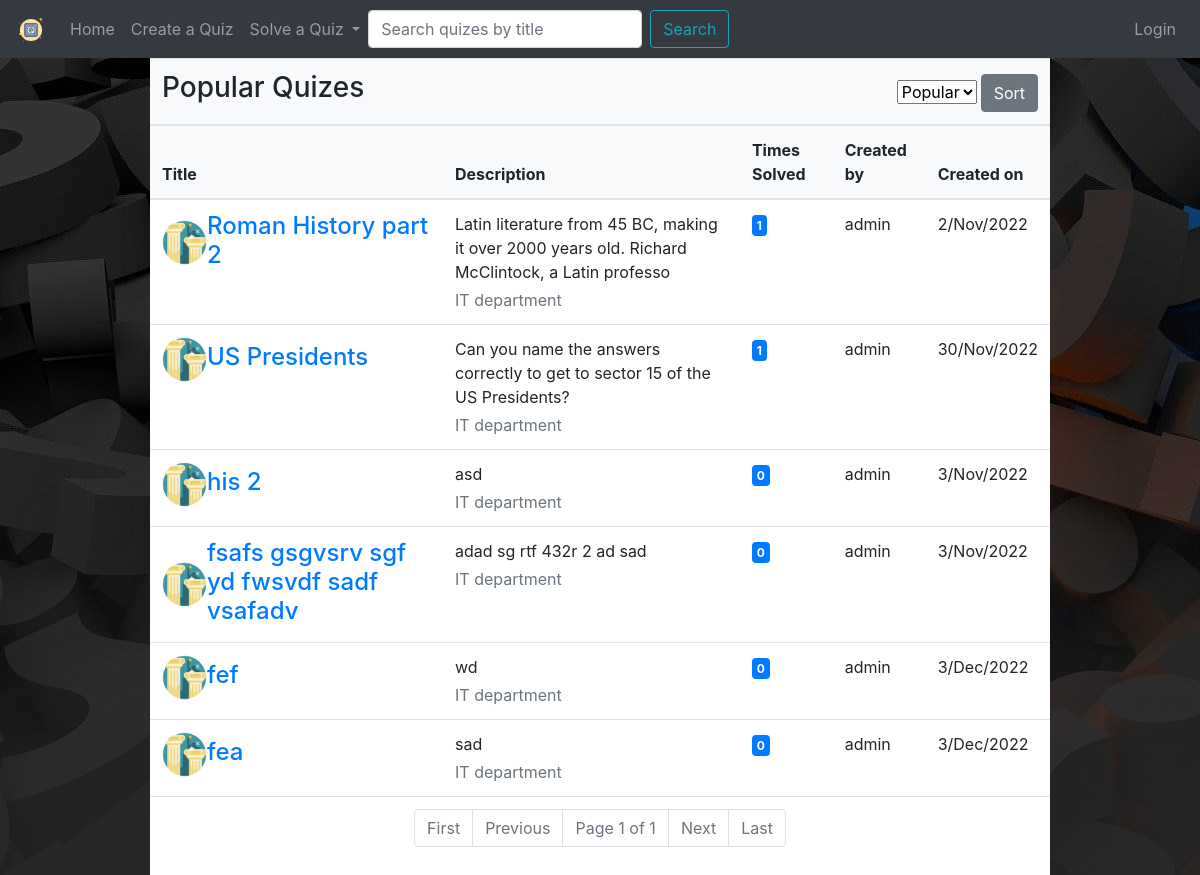
/quizes/history/, run on an earlier commit of the app's database.
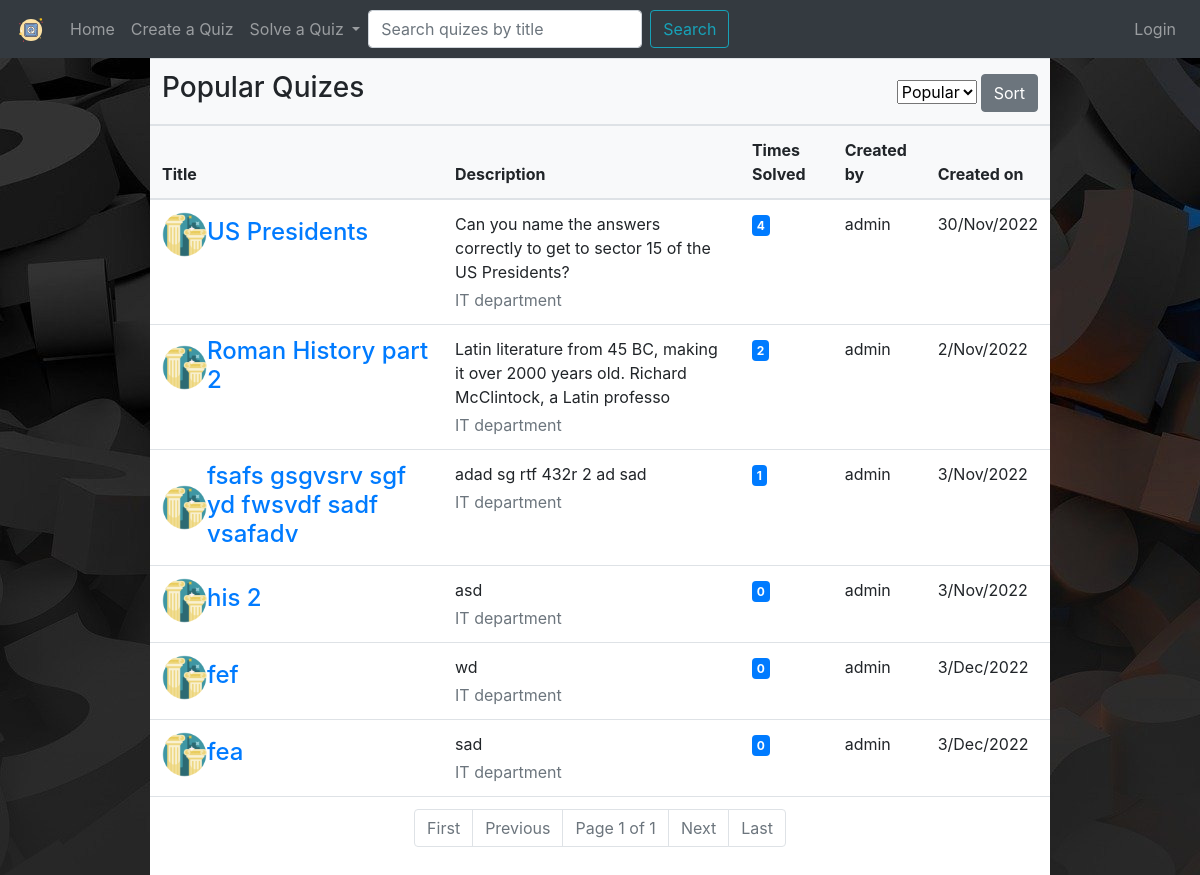
And on a later commit of the database.
### quiz/models.py (models this page shows, shortened)
class Quiz(models.Model):
    choices = (
        ('history', "History"),
        ('geography', "Geography"),
        ('sports', "Sports"),
        ('entertainment', "Entertainment"),
        ('music', "Music"),
        ('language', "Language"),
        ('gaming', "Gaming"),
        ('other', "Other"),
    )
    title = models.CharField(max_length=40, unique=True, blank=False)
    description = models.CharField(max_length=100, blank=False)
    category = models.CharField(max_length=20, choices = choices)
    created = models.DateTimeField(auto_now_add=True)
    created_by = models.ForeignKey(settings.AUTH_USER_MODEL, null=True, on_delete=models.SET_NULL)
    rating = models.IntegerField(default=0)
    class Meta:
        verbose_name_plural = "Quizes"

### quiz/views.py (the view, shortened to what this page needs)
# urls.py: path('quizes/<str:category>/', views.quizes, name='quizes'),
def quizes(request, category):
	popular=Quiz.objects.annotate(count=Count('userquizpoints')).order_by('-count').filter(category=category)
	context={'quizes':popular, 'search':'Popular'}
	paginator = Paginator(context['quizes'],10)
	page_number = request.GET.get('page')
	page_obj = paginator.get_page(page_number)
	context['searchdata']=page_obj
	return render(request, 'quiz/quizes.html', context)

### quiz/templates/quiz/quizes.html (shortened to what this page needs)
{%extends './basetemp.html' %}
{% block content %}
<div class="table-responsive-sm center">
    <table class="table align-middle mb-0 bg-white table-hover">
        <thead class="bg-light">
            <tr>
                <th colspan="2">
                    <h3>{{search}} Quizes</h3>
                </th>
                <th colspan="3">
                    <form action="" method="POST" style="float: right;">
                        <select name="sort" id="sort" class="form-select">
                            <option value="" selected disabled hidden>{{search}}</option>
                        </select>
                        <input type="submit" value="Sort" class="btn btn-secondary">
                    </form>
                </th>
            </tr>
            <tr>
                <th>Title</th>
                <th>Description</th>
                <th>Times Solved</th>
                <th>Created by</th>
                <th>Created on</th>
            </tr>
        </thead>
        <tbody>
            {% for quiz in quizes %}
            <tr>
            <td>
                <div class="d-flex align-items-center">
                <img
                    src="/static/quiz/images/{{quiz.category}}.png"
                    alt=""
                    style="width: 45px; height: 45px"
                    class="rounded-circle"
                    />
                <div class="ms-3">
                    <a href="{% url 'quiz' quiz.id %}"><h4 class="fw-bold mb-1">{{quiz.title}}</h4></a>
                </div>
                </div>
            </td>
            <td>
                <p class="fw-normal mb-1">{{quiz.description|truncatechars:100}}</p>
                <p class="text-muted mb-0">IT department</p>
            </td>
            <td>
                <span class="badge badge-primary rounded-pill d-inline">{{quiz.count}}</span>
            </td>
            <td>{{quiz.created_by}}</td>
            <td>
                {{quiz.created|date:'j/M/Y'}}
            </td>
            </tr>
            {% endfor %}
        </tbody>
        <tfoot>
            <td colspan="5">
                <nav aria-label="Page navigation example">
                    <ul class="pagination justify-content-center">
                        <li class="page-item {% if not searchdata.has_previous %} disabled {% endif %}">
                            <a class="page-link" href="?page=1&search={{query}}" tabindex="-1">First</a>
                        </li>
                        <li class="page-item {% if not searchdata.has_previous %} disabled {% endif %}">
                            <a class="page-link" href="{% if searchdata.has_previous %}?page={{ searchdata.previous_page_number }}&search={{query}} {% else %} # {% endif %}" tabindex="-1">Previous</a>
                        </li>
                        <li class="page-item disabled">
                            <a class="page-link" href="#">Page {{ searchdata.number }} of {{ searchdata.paginator.num_pages }}</a></li>
                        <li class="page-item {% if not searchdata.has_next %} disabled {% endif %}">
                            <a class="page-link" href="{% if searchdata.has_next %}?page={{ searchdata.next_page_number }}&search={{query}} {% else %} # {% endif %}">Next</a>
                        </li>
                        <li class="page-item {% if not searchdata.has_next %} disabled {% endif %}">
                            <a class="page-link" href="?page={{ searchdata.paginator.num_pages }}&search={{query}}" tabindex="-1">Last</a>
                        </li>
                    </ul>
                </nav>
            </td>
        </tfoot>
    </table>
</div>
{% endblock %}

What changed in the data, as far as the page shows it:
changed Quiz "US Presidents": count "1" → "4"; moves up the list
computed for Quiz "Roman History part 2": count "1" → "2"
shown differently, row unchanged: Quiz "fsafs gsgvsrv sgf yd fwsvdf sadf vsafadv": count "0" → "1"; moves up the list
